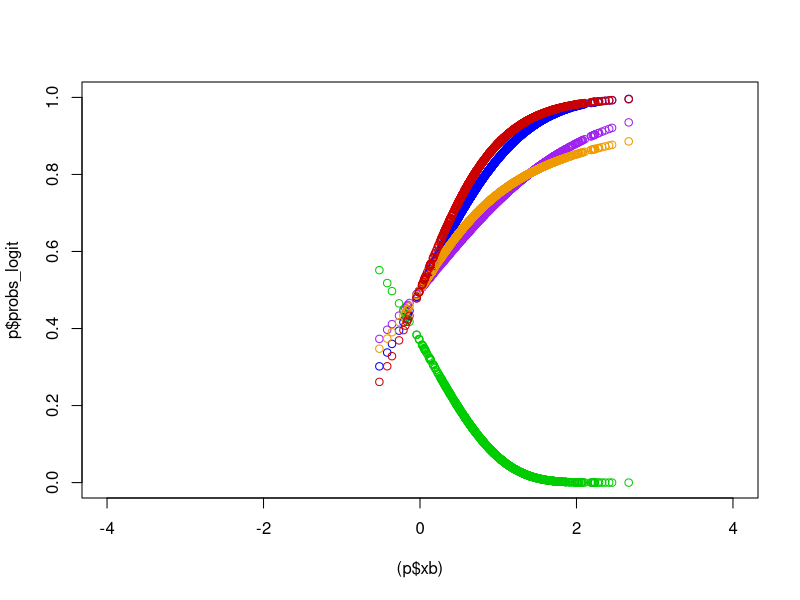
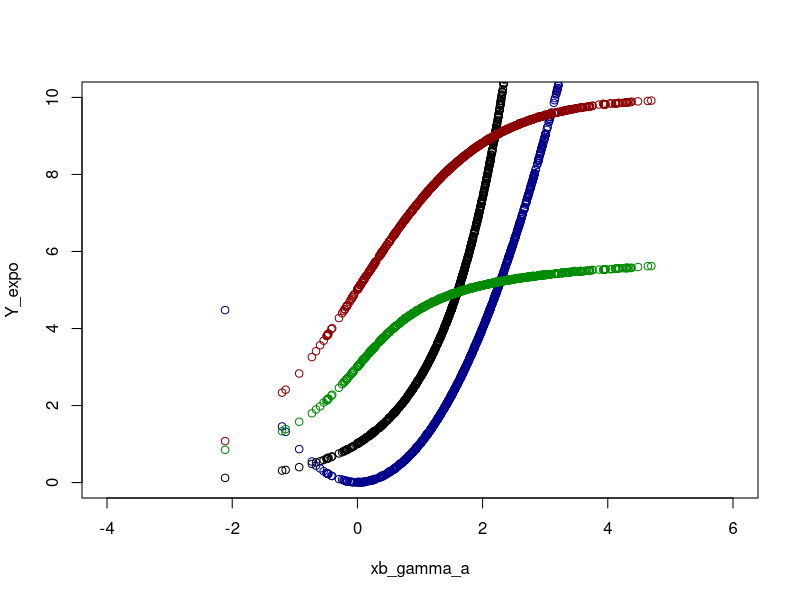

These charts were generated, in order, by the following R code:
# ~~~~~~~~~~~~~~~~~~~~~~~~~~~~~~~~~~~~~~~~~~~~~~~~~~~~~~~~~~~~~~~~~~~~~~~~~~~~~~~~~~~~~~~~
# Author: Raul
# File name: comparing_prob_func.R
# Date: 2025-05-04
# Note: In order to model P(A=1), I need to construct a vector of probabilities
#       that I can then pass to rbinom() to map it to a vector of 0s and 1s.
#       The first logical option is the logistic function with range -inf to +inf
#       When modeling the true model,it's easy to use logistic regression, 
#       but I want to model P(A=1) with a different function to see how the 
#       typical choice (logistic) does against neural nets. 
#       This script compares multiple options I can use to model P(A=1)
# ~~~~~~~~~~~~~~~~~~~~~~~~~~~~~~~~~~~~~~~~~~~~~~~~~~~~~~~~~~~~~~~~~~~~~~~~~~~~~~~~~~~~~~~~

rm(list = ls())
n <- 1000
p <- 3
rho   <- round(runif(1, 0.4, 0.6),1)
Xmu   <- round(runif(3, -1, 1),1) 
beta_A <- c(1, round(runif(3, -1, 1),1))
beta_Y <- c(1, round(runif(3, -1, 1),1))
gamma <- 0.6

gen_X <- function(p=3, rho=0.6, mu, n) {
  Xnames <- paste0("X", 1:p) 
  Sigma <- outer(1:p, 1:p, function(i,j) rho^abs(i-j))
  X <- MASS::mvrnorm(n = n, mu = mu, Sigma = Sigma) |> 
    data.frame() |> 
    `colnames<-`(Xnames)
}

X <- gen_X(p=3, rho=rho, mu=Xmu, n=n)
summary(X)

gen_probs <- function(X, beta_A) {
  xb <-(as.matrix(cbind(1,X))%*%beta_A) 
  probs_logit <- 1/(1 + exp(-1*(xb)))
  probs_norm <- pnorm(xb)
  probs_gompertz <- exp(-exp(xb))
  probs_arctan <- (atan(xb)/pi) + 0.5
  probs_tanh <- 0.5* (tanh(xb)+1)
  r <- list(probs_logit = probs_logit, 
            probs_norm = probs_norm, 
            probs_gompertz = probs_gompertz,
            probs_arctan = probs_arctan,
            probs_tanh = probs_tanh,
            xb = xb)  
}


p <- gen_probs(X, beta_A)

plot(y=p$probs_logit, x=(p$xb), col = "purple", ylim=c(0,1), xlim=c(-4,4))
points(y=p$probs_norm, x=(p$xb), col = "blue")
points(y=p$probs_gompertz, x=(p$xb), col = "green3")
points(y=p$probs_arctan, x=(p$xb), col = "orange2")
points(y=p$probs_tanh, x=(p$xb), col = "red3")



# comparing Y
gen_Y <- function(gamma, X, A, beta_Y, flavor_Y) {
  
  xb_gamma_a <- as.matrix(cbind(1,X))%*%beta_Y + gamma * A
  
  if(flavor_Y == "expo") { fun_Y = exp}
  if(flavor_Y == "square") { fun_Y = function(x) x^2}
  if(flavor_Y == "sigmoid"){ fun_Y = function(x) 1/(1+exp(-x)) * 10}
  if(flavor_Y == "nonlin") { fun_Y = function(x) (x^4) / (1 + abs(x)^3)}
  if(flavor_Y == "piece") { fun_Y = function(x) ifelse(x<0, log1p(x^2), 1/(1+exp(-x)))*6}
  if(flavor_Y == "atan") { fun_Y = function(x) 6 * (atan(x) / pi + 0.5)}
  
  Y <- fun_Y(xb_gamma_a) + abs(rnorm(n, 0, 0.01))
  
}

A <- rbinom(n, 1, p$probs_tanh)
xb_gamma_a <- as.matrix(cbind(1,X))%*%beta_Y + gamma * A
Y_sq <- gen_Y(gamma = 0.6, X=X,A=A,beta_Y, "square")
Y_expo <- gen_Y(gamma = 0.6, X=X,A=A,beta_Y, "expo")
Y_sig <- gen_Y(gamma = 0.6, X=X,A=A,beta_Y, "sigmoid")
Y_atan <- gen_Y(gamma = 0.6, X=X,A=A,beta_Y, "atan")

plot(y=Y_expo, x=xb_gamma_a, col = "black", xlim = c(-4,6), ylim = c(0,10))
points(y=Y_sq, x=xb_gamma_a, col = "blue4")
points(y=Y_sig, x=xb_gamma_a, col = "red4")
points(y=Y_atan, x=xb_gamma_a, col = "green4")


